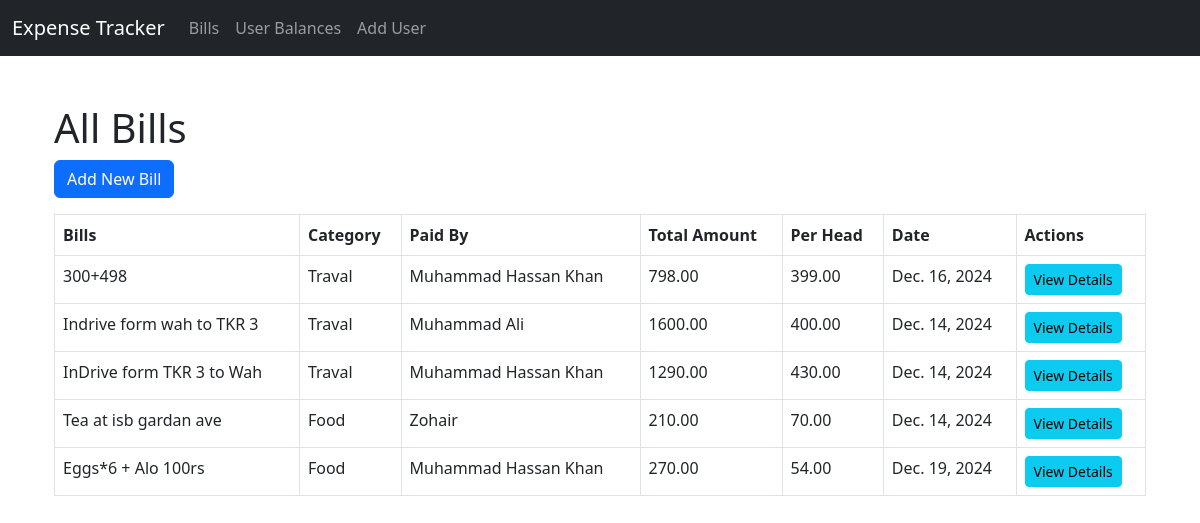
Before: / with the older database file.
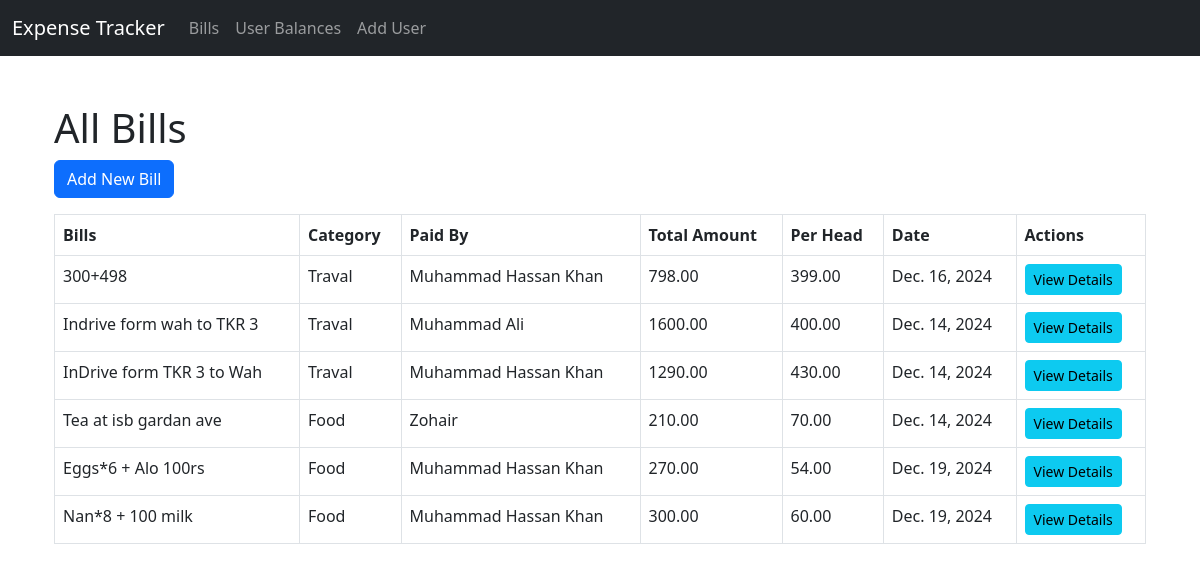
After: the same page with the newer database file.
### calcus/models.py (models this page shows, shortened)
class bill(models.Model):
    name = models.ManyToManyField(user2cal,related_name="bill2fnd")
    category = models.ForeignKey(Category, on_delete=models.DO_NOTHING, related_name='bill_cate')
    paidby = models.ForeignKey(user2cal, on_delete=models.DO_NOTHING,related_name="paybyfnd")
    billed_amount = models.DecimalField(max_digits=100000,decimal_places=2,blank=True,null=True)
    per_head_amount = models.DecimalField(max_digits=100000,decimal_places=2,blank=True,null=True)
    note = models.CharField(null=True,blank=True,max_length=250)
    uuid = models.UUIDField(default=uuid.uuid4, editable=False,unique=True)
    dateofBill = models.DateField( auto_now=False, auto_now_add=False)
    entrydate = models.DateTimeField(auto_now_add=True,editable=False)

class Category(models.Model):
    name = models.CharField(max_length=50, unique=True)

class user2cal(models.Model):
    name = models.CharField(max_length=100, unique=True)
    total_balance = models.DecimalField(max_digits=10, decimal_places=2, default=0)

### calcus/views.py (the view)
# urls.py: path('', BillListView.as_view(), name='bills-list'),
class BillListView(View):
    def get(self, request):
        bills = bill.objects.all()
        return render(request, 'bills_list.html', {'bills': bills})

### templates/bills_list.html
{% extends 'base.html' %}
{% block content %}
<div class="container mt-5">
    <h1>All Bills</h1>
    <a href="{% url 'bill-create' %}" class="btn btn-primary mb-3">Add New Bill</a>
    <table class="table table-bordered">
        <thead>
            <tr>
                <th>Bills</th>
                <th>Category</th>
                <th>Paid By</th>
                <th>Total Amount</th>
                <th>Per Head</th>
                <th>Date</th>
                <th>Actions</th>
            </tr>
        </thead>
        <tbody>
            {% for bill in bills %}
            <tr>
                <td>{{ bill.note }}</td>
                <td>{{ bill.category.name }}</td>
                <td>{{ bill.paidby.name }}</td>
                <td>{{ bill.billed_amount }}</td>
                <td>{{ bill.per_head_amount }}</td>
                <td>{{ bill.dateofBill }}</td>
                <td>
                    <a href="{% url 'bill-detail' bill.uuid %}" class="btn btn-info btn-sm">View Details</a>
                </td>
            </tr>
            {% endfor %}
        </tbody>
    </table>
</div>
{% endblock %}

### templates/base.html (shortened to what this page needs)
<!DOCTYPE html>
<html lang="en">
<head>
    <link href="https://cdn.jsdelivr.net/npm/bootstrap@5.3.0/dist/css/bootstrap.min.css" rel="stylesheet">
</head>
<body>
    <nav class="navbar navbar-expand-lg navbar-dark bg-dark">
        <div class="container-fluid">
            <a class="navbar-brand" href="#">Expense Tracker</a>
            <div class="collapse navbar-collapse">
                <ul class="navbar-nav me-auto">
                    <li class="nav-item">
                        <a class="nav-link" href="{% url 'bills-list' %}">Bills</a>
                    </li>
                    <li class="nav-item">
                        <a class="nav-link" href="{% url 'user-balances' %}">User Balances</a>
                    </li>
                    <li class="nav-item">
                        <a href="{% url 'user-create' %}?next={{ request.path }}" class="nav-link">Add User</a>
                    </li>
                </ul>
            </div>
        </div>
    </nav>
    <main class="container">
        {% block content %}
        {% endblock %}
    </main>
</body>
</html>

Changed rows visible on the page:
added bill: note "Nan*8 + 100 milk", category.name "Food", paidby.name "Muhammad Hassan Khan", billed_amount "300.00", per_head_amount "60.00", dateofBill "Dec. 19, 2024"
